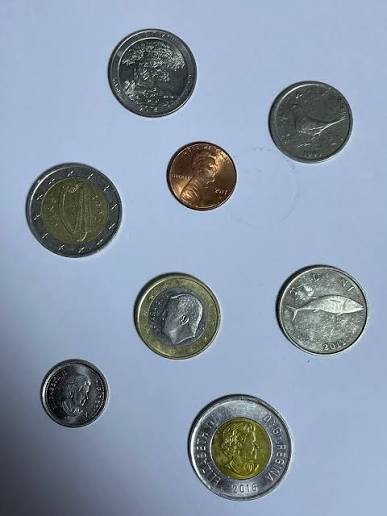
#> input picture Coins.jpg, 387 x 516 px, found by its file name
$ python 'Detect Circle.py'
#> lines starting #> are read from the running program, lines starting #| are printed output that depends on the picture; after the words box and inside, x2 and y2 are one past the last pixel; in counts of white or black regions, pixels touching at a corner belong together
import cv2
import numpy as np

Coin = cv2.imread(r"C:\Users\femia\Desktop\python_game_dev\Opencv\Homework\Coins.jpg",1)
#> Coin is the input picture: shape (516, 387, 3); mean B, G, R 172.6, 152.9, 138.7
cv2.imshow("Coin",Coin)
cv2.waitKey(0)

Coins = cv2.cvtColor(Coin,cv2.COLOR_BGR2GRAY)
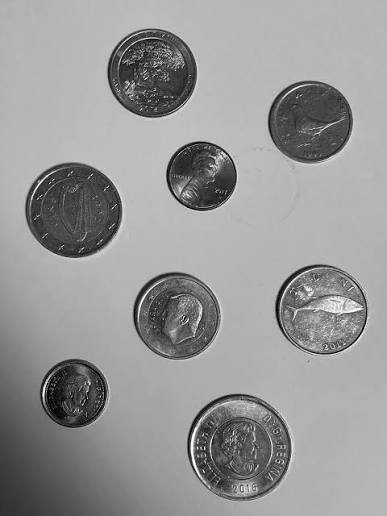
#> Coins: shape (516, 387); min 0, max 254, mean 151
cv2.imshow("Grey",Coins)
cv2.waitKey(0)

Blurred = cv2.GaussianBlur(Coins,(15,15),1)
cv2.imshow("Gaussian",Blurred)
cv2.waitKey(0)

det_coin = cv2.HoughCircles(Blurred,cv2.HOUGH_GRADIENT,1,20,param1 = 45,param2 = 30,minRadius=35,maxRadius=60)
#> det_coin = [[176.5, 315.5, 43.5], [236.5, 442.5, 49.4], [320.5, 308.5, 45.5], [151.5, 73.5, 44.9], [75.5, 209.5, 45.7], [308.5, 121.5, 41.6], [247.5, 460.5, 38.3], [200.5, 175.5, 35.8], [74.5, 393.5, 35.35]]
det_coin = np.uint16(np.around(det_coin))
#> det_coin = [[176, 316, 44], [236, 442, 49], [320, 308, 46], [152, 74, 45], [76, 210, 46], [308, 122, 42], [248, 460, 38], [200, 176, 36], [74, 394, 35]]


for i in det_coin[0,:]:
     print(i)
     xv = i[0]
     yv = i[1]
     rv = i[2]
     detected = cv2.circle(Coin,(xv,yv),rv,(0,0,255),2)
     cv2.imshow("outlined",detected)
     cv2.waitKey(0)
#> this loop made 9 passes
#| [176 316  44]
#| [236 442  49]
#| [320 308  46]
#| [152  74  45]
#| [ 76 210  46]
#| [308 122  42]
#| [248 460  38]
#| [200 176  36]
#> (further printed lines are left out)
#> pass 2, `detected = cv2.circle(Coin,(xv,yv),rv,(0,0,255),2)`:
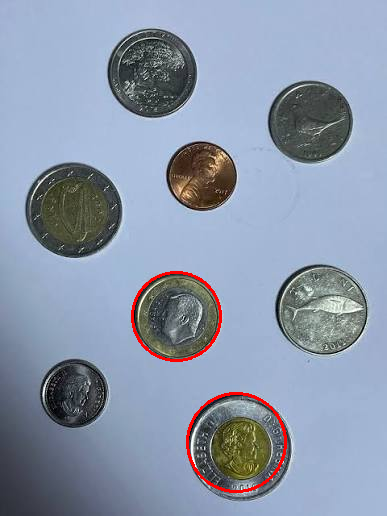
#> detected: shape (516, 387, 3); mean B, G, R 171.4, 151.7, 139.9
#> pass 3, `detected = cv2.circle(Coin,(xv,yv),rv,(0,0,255),2)`:
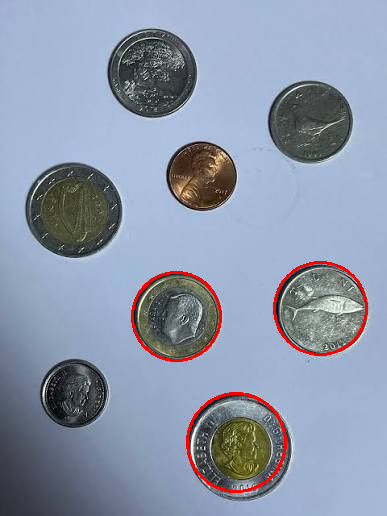
#> detected: shape (516, 387, 3); 0.43% of pixels changed, all inside (x1, y1, x2, y2) = (273, 261, 368, 356)
#> after the loop:
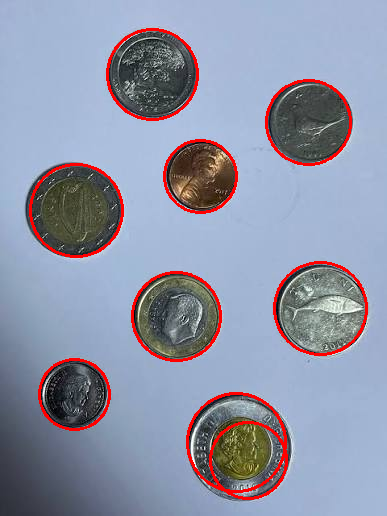
#> Coin: shape (516, 387, 3); 3.54% of pixels changed, all inside (x1, y1, x2, y2) = (29, 28, 368, 500)

$ run again, with Family1.jpg copied over Coins.jpg
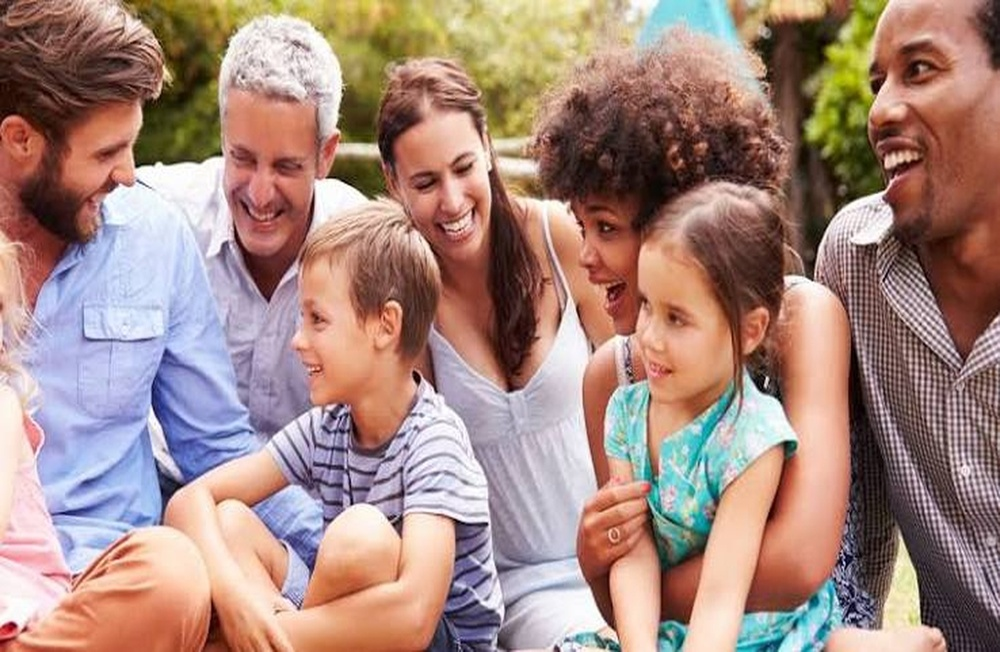
#> input picture Family1.jpg, 1000 x 652 px, shrunk from 1600 x 1044 before the run, found by its file name
#> Coin is the input picture: shape (652, 1000, 3); mean B, G, R 127.1, 136.1, 165.8
#> `Coins = cv2.cvtColor(Coin,cv2.COLOR_BGR2GRAY)`:
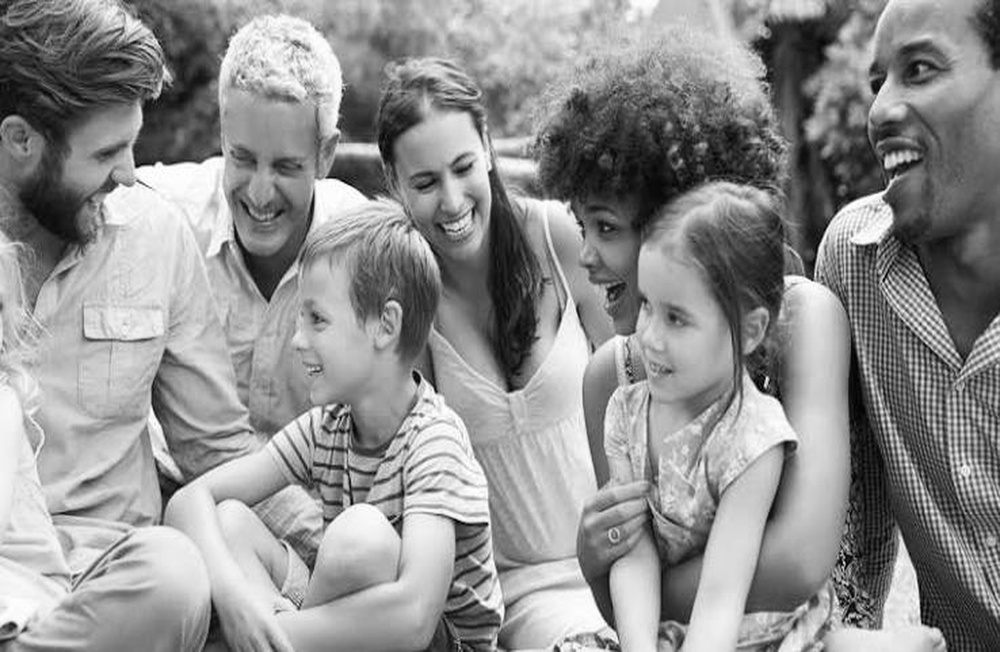
#> Coins: shape (652, 1000); min 1, max 255, mean 143.9
#> `det_coin = cv2.HoughCircles(Blurred,cv2.HOUGH_GRADIENT,1,20,param1 = 4..`: det_coin = 44 rows, first 8: [937.5, 426.5, 58.3], [939.5, 396.5, 58.3], [920.5, 569.5, 58.3], [923.5, 525.5, 58.3], [929.5, 550.5, 59.4], [912.5, 396.5, 52.8], [892.5, 383.5, 52.7], [936.5, 453.5, 44]
#> `det_coin = np.uint16(np.around(det_coin))`: det_coin = 44 rows, first 8: [938, 426, 58], [940, 396, 58], [920, 570, 58], [924, 526, 58], [930, 550, 59], [912, 396, 53], [892, 384, 53], [936, 454, 44]
#> the loop `for i in det_coin[0,:]:` made 44 passes
#> (printed output is left out)
#> after the loop `for i in det_coin[0,:]:`:
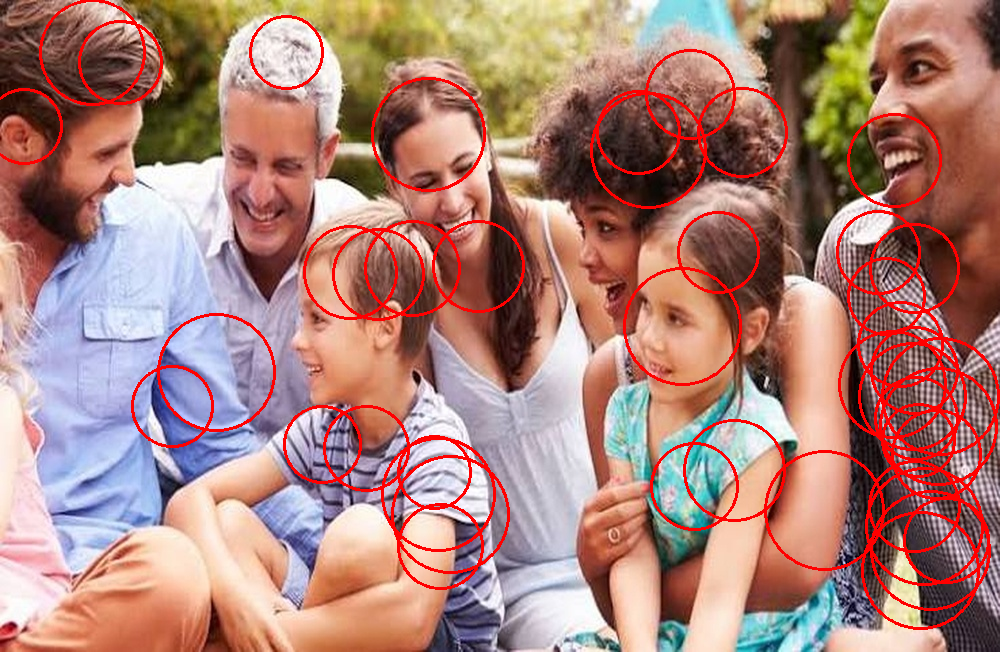
#> Coin: shape (652, 1000, 3); 5.55% of pixels changed, all inside (x1, y1, x2, y2) = (0, 0, 1000, 630)
